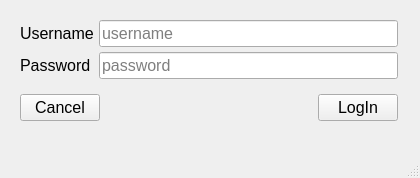
<?xml version="1.0" encoding="UTF-8"?>
<ui version="4.0">
 <class>MainWindow</class>
 <widget class="QMainWindow" name="MainWindow">
  <property name="geometry">
   <rect>
    <x>0</x>
    <y>0</y>
    <width>420</width>
    <height>178</height>
   </rect>
  </property>
  <property name="minimumSize">
   <size>
    <width>420</width>
    <height>178</height>
   </size>
  </property>
  <property name="maximumSize">
   <size>
    <width>420</width>
    <height>178</height>
   </size>
  </property>
  <property name="windowTitle">
   <string>MainWindow</string>
  </property>
  <widget class="QWidget" name="centralwidget">
   <widget class="QWidget" name="layoutWidget">
    <property name="geometry">
     <rect>
      <x>10</x>
      <y>10</y>
      <width>398</width>
      <height>121</height>
     </rect>
    </property>
    <layout class="QVBoxLayout" name="verticalLayout">
     <property name="spacing">
      <number>5</number>
     </property>
     <property name="leftMargin">
      <number>5</number>
     </property>
     <property name="topMargin">
      <number>5</number>
     </property>
     <property name="rightMargin">
      <number>5</number>
     </property>
     <property name="bottomMargin">
      <number>5</number>
     </property>
     <item>
      <layout class="QGridLayout" name="gridLayout">
       <property name="leftMargin">
        <number>5</number>
       </property>
       <property name="topMargin">
        <number>5</number>
       </property>
       <property name="rightMargin">
        <number>5</number>
       </property>
       <property name="bottomMargin">
        <number>5</number>
       </property>
       <property name="spacing">
        <number>5</number>
       </property>
       <item row="1" column="1">
        <widget class="QLineEdit" name="linePassword">
         <property name="font">
          <font>
           <pointsize>12</pointsize>
          </font>
         </property>
         <property name="focusPolicy">
          <enum>Qt::TabFocus</enum>
         </property>
         <property name="placeholderText">
          <string>password</string>
         </property>
        </widget>
       </item>
       <item row="1" column="0">
        <widget class="QLabel" name="labelPassword">
         <property name="enabled">
          <bool>true</bool>
         </property>
         <property name="font">
          <font>
           <pointsize>12</pointsize>
          </font>
         </property>
         <property name="text">
          <string>Password</string>
         </property>
         <property name="textInteractionFlags">
          <set>Qt::NoTextInteraction</set>
         </property>
        </widget>
       </item>
       <item row="0" column="0">
        <widget class="QLabel" name="labelUsername">
         <property name="enabled">
          <bool>true</bool>
         </property>
         <property name="font">
          <font>
           <pointsize>12</pointsize>
          </font>
         </property>
         <property name="text">
          <string>Username</string>
         </property>
         <property name="textInteractionFlags">
          <set>Qt::NoTextInteraction</set>
         </property>
        </widget>
       </item>
       <item row="0" column="1">
        <widget class="QLineEdit" name="lineUsername">
         <property name="font">
          <font>
           <pointsize>12</pointsize>
          </font>
         </property>
         <property name="focusPolicy">
          <enum>Qt::WheelFocus</enum>
         </property>
         <property name="toolTip">
          <string/>
         </property>
         <property name="placeholderText">
          <string>username</string>
         </property>
        </widget>
       </item>
      </layout>
     </item>
     <item>
      <layout class="QHBoxLayout" name="horizontalLayout">
       <property name="spacing">
        <number>5</number>
       </property>
       <property name="leftMargin">
        <number>5</number>
       </property>
       <property name="topMargin">
        <number>5</number>
       </property>
       <property name="rightMargin">
        <number>5</number>
       </property>
       <property name="bottomMargin">
        <number>5</number>
       </property>
       <item>
        <widget class="QPushButton" name="buttonCancel">
         <property name="font">
          <font>
           <pointsize>12</pointsize>
          </font>
         </property>
         <property name="focusPolicy">
          <enum>Qt::TabFocus</enum>
         </property>
         <property name="text">
          <string>Cancel</string>
         </property>
         <property name="autoDefault">
          <bool>true</bool>
         </property>
        </widget>
       </item>
       <item>
        <spacer name="horizontalSpacer">
         <property name="orientation">
          <enum>Qt::Horizontal</enum>
         </property>
         <property name="sizeHint" stdset="0">
          <size>
           <width>40</width>
           <height>20</height>
          </size>
         </property>
        </spacer>
       </item>
       <item>
        <widget class="QLabel" name="labelStatus">
         <property name="enabled">
          <bool>true</bool>
         </property>
         <property name="font">
          <font>
           <pointsize>12</pointsize>
          </font>
         </property>
         <property name="text">
          <string/>
         </property>
         <property name="textInteractionFlags">
          <set>Qt::NoTextInteraction</set>
         </property>
        </widget>
       </item>
       <item>
        <spacer name="horizontalSpacer_2">
         <property name="orientation">
          <enum>Qt::Horizontal</enum>
         </property>
         <property name="sizeHint" stdset="0">
          <size>
           <width>40</width>
           <height>20</height>
          </size>
         </property>
        </spacer>
       </item>
       <item>
        <widget class="QPushButton" name="buttonLogin">
         <property name="font">
          <font>
           <pointsize>12</pointsize>
          </font>
         </property>
         <property name="focusPolicy">
          <enum>Qt::TabFocus</enum>
         </property>
         <property name="text">
          <string>LogIn</string>
         </property>
         <property name="autoDefault">
          <bool>true</bool>
         </property>
         <property name="default">
          <bool>false</bool>
         </property>
        </widget>
       </item>
      </layout>
     </item>
    </layout>
   </widget>
  </widget>
  <widget class="QMenuBar" name="menubar">
   <property name="geometry">
    <rect>
     <x>0</x>
     <y>0</y>
     <width>420</width>
     <height>20</height>
    </rect>
   </property>
  </widget>
  <widget class="QStatusBar" name="statusbar"/>
 </widget>
 <tabstops>
  <tabstop>lineUsername</tabstop>
  <tabstop>linePassword</tabstop>
  <tabstop>buttonLogin</tabstop>
  <tabstop>buttonCancel</tabstop>
 </tabstops>
 <resources/>
 <connections>
  <connection>
   <sender>buttonCancel</sender>
   <signal>clicked()</signal>
   <receiver>MainWindow</receiver>
   <slot>close()</slot>
   <hints>
    <hint type="sourcelabel">
     <x>78</x>
     <y>122</y>
    </hint>
    <hint type="destinationlabel">
     <x>117</x>
     <y>120</y>
    </hint>
   </hints>
  </connection>
  <connection>
   <sender>linePassword</sender>
   <signal>returnPressed()</signal>
   <receiver>buttonLogin</receiver>
   <slot>click()</slot>
   <hints>
    <hint type="sourcelabel">
     <x>180</x>
     <y>91</y>
    </hint>
    <hint type="destinationlabel">
     <x>359</x>
     <y>128</y>
    </hint>
   </hints>
  </connection>
 </connections>
</ui>
